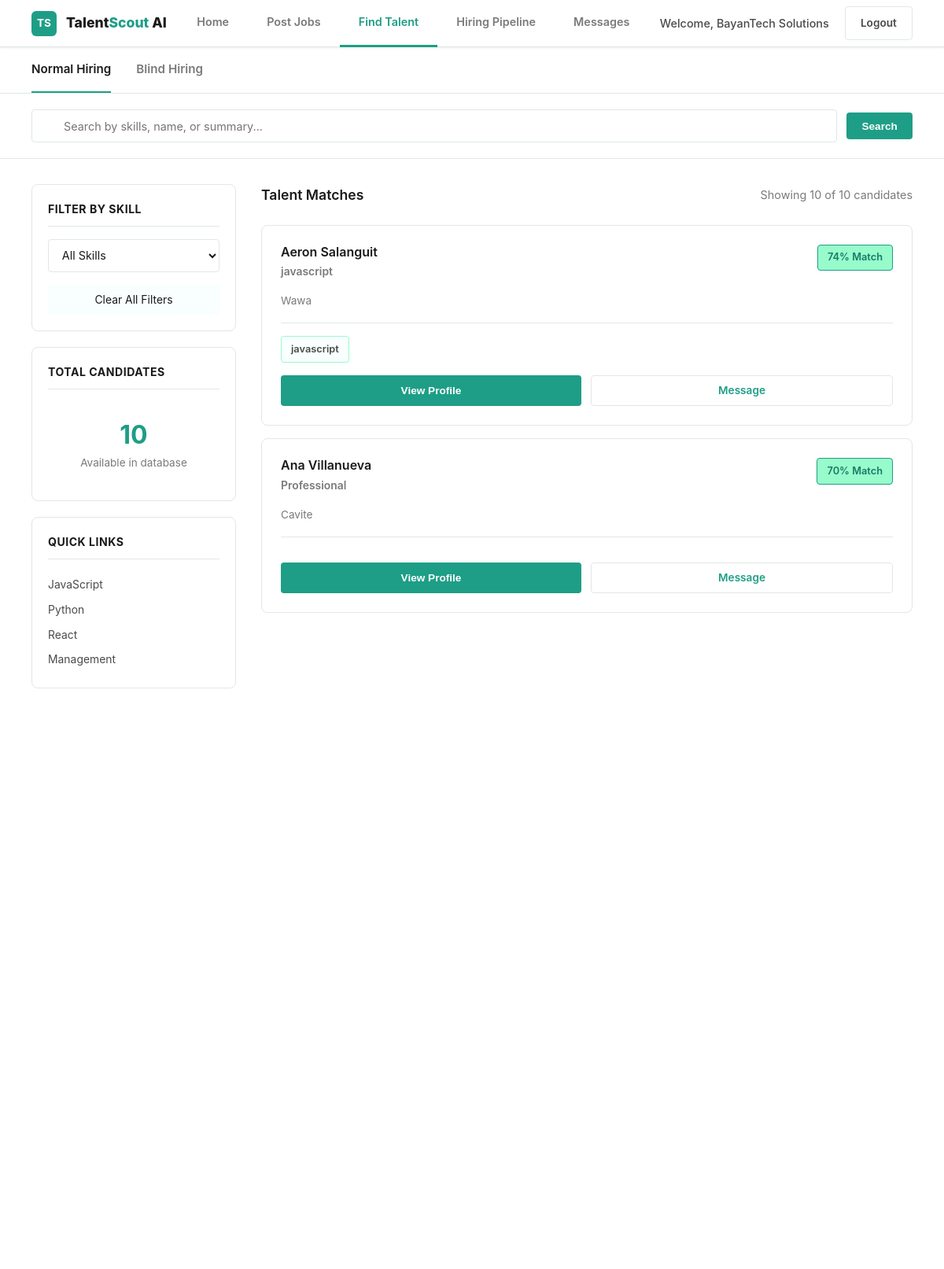
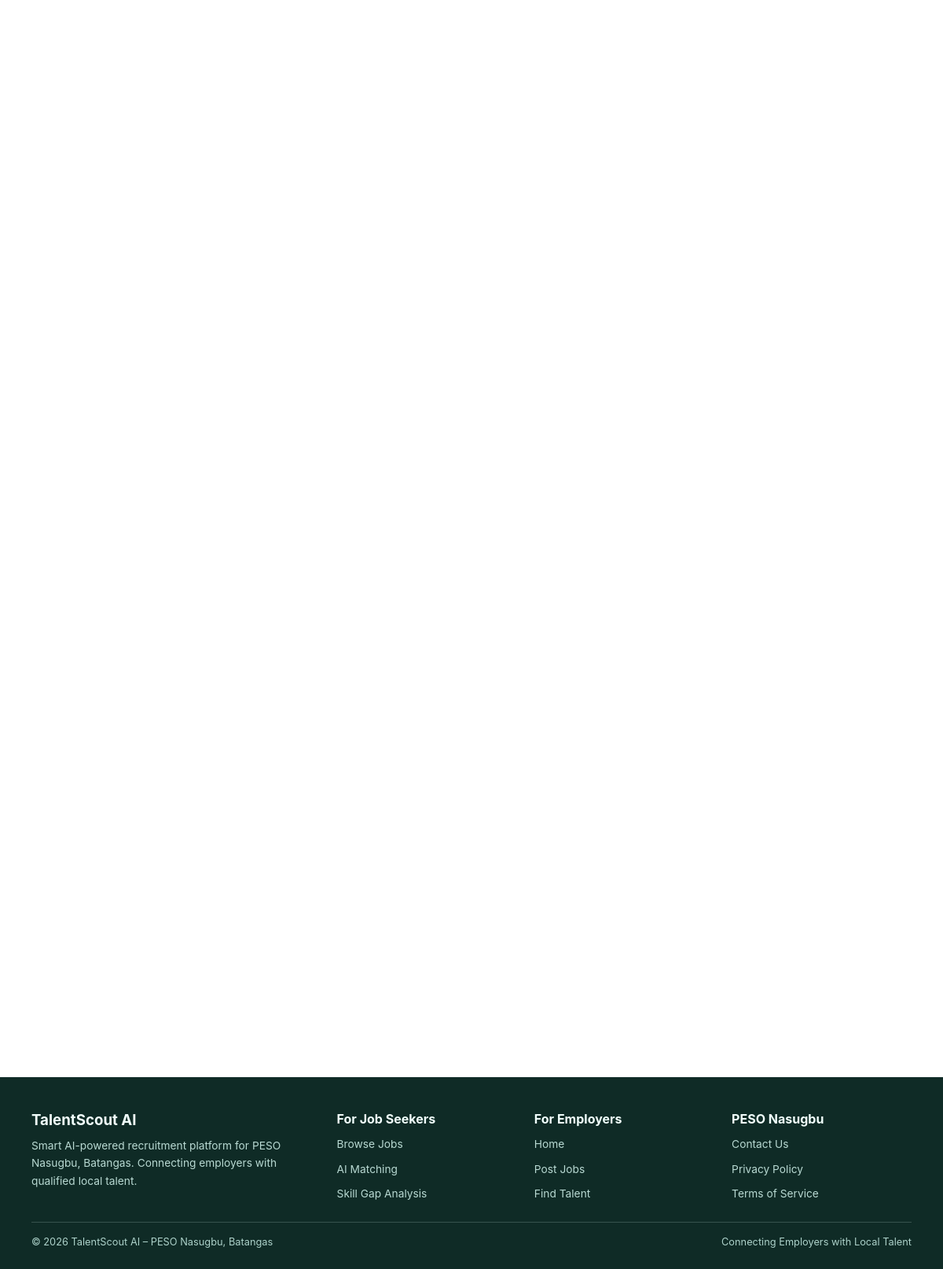
Screenshot of /employers/modules/employee-finder/index.php (signed in) with the database file from the repository (2 pictures, top to bottom).
### tables this page shows
CREATE TABLE `employee` (
  `employee_id` int(11) NOT NULL,
  `first_name` varchar(255) DEFAULT NULL,
  `last_name` varchar(255) DEFAULT NULL,
  `email` varchar(255) DEFAULT NULL,
  `password` varchar(255) DEFAULT NULL,
  `address` varchar(255) DEFAULT NULL,
  `is_active` tinyint(1) DEFAULT NULL
);

### employers/modules/employee-finder/index.php (the view, shortened to what this page needs)
<?php
$conn = getConnection();
$search_query = trim($_GET['search'] ?? '');
$filter_skill = $_GET['skill'] ?? '';
$where_conditions = ["e.is_active = 1"];
$where_clause = implode(" AND ", $where_conditions);
$employees = [];
$sql = "SELECT DISTINCT
  e.employee_id,
  e.first_name,
  e.last_name,
  e.address,
  IFNULL(r.summary, 'No summary provided') as summary,
  IFNULL(r.resume_id, 0) as resume_id
FROM employee e
LEFT JOIN resumes r ON e.employee_id = r.employee_id
WHERE $where_clause
ORDER BY e.first_name ASC";
$stmt = $conn->prepare($sql);
$stmt->execute();
$result = $stmt->get_result();
while ($row = $result->fetch_assoc()) {
  $employees[] = $row;
}
$total_count = 0;
$stmt = $conn->query("SELECT COUNT(*) as cnt FROM employee WHERE is_active = 1");
if ($row = $stmt->fetch_assoc()) {
  $total_count = $row['cnt'];
}
?>
<!DOCTYPE html>
<html lang="en">
<head>
  <link rel="stylesheet" href="../../../styles/global.css">
  <link rel="stylesheet" href="../../../styles/page-layout.css">
</head>
<body>
<nav class="navbar">
  <a href="../../index.php" class="nav-logo">
    <div class="nav-logo-icon">TS</div>
    <span class="nav-logo-text">Talent<span>Scout</span> AI</span>
  </a>
  <ul class="nav-links">
    <li><a href="../../index.php">Home</a></li>
    <li><a href="../post-jobs/">Post Jobs</a></li>
    <li><a href="./" class="active">Find Talent</a></li>
    <li><a href="../applicant-tracking/">Hiring Pipeline</a></li>
    <li><a href="../chat-sms/">Messages</a></li>
  </ul>
  <div class="nav-actions">
    <?php if (isset($_SESSION['employer_id'])): ?>
      <span class="nav-user">Welcome, <?php echo htmlspecialchars($_SESSION['employer_name'] ?? 'Employer'); ?></span>
      <a href="../../logout.php" class="btn btn-outline">Logout</a>
    <?php else: ?>
      <a href="../../login.php" class="btn btn-outline">Login</a>
      <a href="../../signup.php" class="btn btn-primary">Get Started</a>
    <?php endif; ?>
  </div>
</nav>
<div class="sub-navbar">
  <div class="sub-navbar-inner">
    <a class="sub-nav-link active" onclick="switchTab('normal')">
      Normal Hiring
    </a>
    <a class="sub-nav-link" onclick="switchTab('blind')">
      Blind Hiring
    </a>
  </div>
</div>
<div id="normal-tab" class="tab-content active">
  <div class="search-bar-wrap">
    <form method="GET" class="search-bar">
      <div class="search-input-rel">
        <input type="text" name="search" class="input" placeholder="Search by skills, name, or summary..." value="<?php echo htmlspecialchars($search_query); ?>">
      </div>
      <button type="submit" class="btn btn-primary">Search</button>
    </form>
  </div>
  <div class="main-layout">
    <aside>
      <div class="sidebar-card">
        <div class="sidebar-title">Filter by Skill</div>
        <form method="GET">
          <select name="skill" class="select" style="width: 100%; margin-bottom: 1rem;" onchange="this.form.submit()">
            <option value="">All Skills</option>
          </select>
        </form>
        <a href="?" class="filter-item" style="text-decoration: none; color: inherit; display: block; padding: 0.5rem; background: var(--bg-light); border-radius: 4px; text-align: center;">
          Clear All Filters
        </a>
      </div>
      <div class="sidebar-card">
        <div class="sidebar-title">Total Candidates</div>
        <div style="text-align: center; padding: 1rem;">
          <div style="font-size: 2rem; font-weight: 700; color: var(--primary-dark);"><?php echo $total_count; ?></div>
          <div style="font-size: 0.85rem; color: var(--text-light);">Available in database</div>
        </div>
      </div>
      <div class="sidebar-card">
        <div class="sidebar-title">Quick Links</div>
        <a href="?search=JavaScript" class="filter-item" style="text-decoration: none; color: var(--text-mid); display: block; padding: 0.3rem 0;">
          <span>JavaScript</span>
        </a>
        <a href="?search=Python" class="filter-item" style="text-decoration: none; color: var(--text-mid); display: block; padding: 0.3rem 0;">
          <span>Python</span>
        </a>
        <a href="?search=React" class="filter-item" style="text-decoration: none; color: var(--text-mid); display: block; padding: 0.3rem 0;">
          <span>React</span>
        </a>
        <a href="?search=Management" class="filter-item" style="text-decoration: none; color: var(--text-mid); display: block; padding: 0.3rem 0;">
          <span>Management</span>
        </a>
      </div>
    </aside>
    <div>
      <div class="results-header">
        <div class="results-title">Talent Matches</div>
        <div class="results-count">
          <?php if (!empty($search_query) || !empty($filter_skill)): ?>
            Found <?php echo count($employees); ?> candidate(s)
          <?php else: ?>
            Showing <?php echo count($employees); ?> of <?php echo $total_count; ?> candidates
          <?php endif; ?>
        </div>
      </div>
      <?php
        if (count($employees) > 0) {
          foreach ($employees as $emp) {
            $match_score = min(98, 70 + (count($emp['skills']) * 4));
      ?>
      <div class="candidate-card">
        <div class="candidate-header">
          <div class="candidate-info">
            <h3><?php echo htmlspecialchars($emp['first_name'] . ' ' . $emp['last_name']); ?></h3>
            <div class="candidate-role"><?php echo htmlspecialchars(count($emp['skills']) > 0 ? implode(' / ', array_slice($emp['skills'], 0, 2)) : 'Professional'); ?></div>
          </div>
          <div class="match-badge"><?php echo $match_score; ?>% Match</div>
        </div>
        <div class="candidate-meta">
          <span><?php echo htmlspecialchars($emp['address']); ?></span>
        </div>
        <div class="skills-list">
          <?php foreach (array_slice($emp['skills'], 0, 4) as $skill): ?>
            <span class="skill-tag"><?php echo htmlspecialchars($skill); ?></span>
          <?php endforeach; ?>
        </div>
        <div class="action-buttons">
          <button class="btn-small btn-primary-small" onclick="viewProfile(<?php echo $emp['employee_id']; ?>)">View Profile</button>
          <a href="../chat-sms/?employee_id=<?php echo $emp['employee_id']; ?>" class="btn-small btn-outline-small" style="text-decoration: none; display: inline-block;">Message</a>
        </div>
      </div>
      <?php }
        } else {
      ?>
      <div style="text-align: center; color: var(--text-light); padding: 2rem;">
        <p>No candidates available at this time.</p>
      </div>
      <?php } ?>
    </div>
  </div>
</div>
<footer class="footer">
  <div class="footer-inner">
    <div class="footer-top">
      <div class="footer-brand">
        <h3>TalentScout AI</h3>
        <p>Smart AI-powered recruitment platform for PESO Nasugbu, Batangas. Connecting employers with qualified local talent.</p>
      </div>
      <div class="footer-col">
        <h4>For Job Seekers</h4>
        <ul>
          <li><a href="../../employees/">Browse Jobs</a></li>
          <li><a href="../../employees/modules/ai-matching/">AI Matching</a></li>
          <li><a href="../../employees/modules/skill-gap-analysis/">Skill Gap Analysis</a></li>
        </ul>
      </div>
      <div class="footer-col">
        <h4>For Employers</h4>
        <ul>
          <li><a href="../../index.php">Home</a></li>
          <li><a href="../post-jobs/">Post Jobs</a></li>
          <li><a href="./">Find Talent</a></li>
        </ul>
      </div>
      <div class="footer-col">
        <h4>PESO Nasugbu</h4>
        <ul>
          <li><a href="#">Contact Us</a></li>
          <li><a href="#">Privacy Policy</a></li>
          <li><a href="#">Terms of Service</a></li>
        </ul>
      </div>
    </div>
    <div class="footer-bottom">
      <span>© 2026 TalentScout AI – PESO Nasugbu, Batangas</span>
      <span>Connecting Employers with Local Talent</span>
    </div>
  </div>
</footer>
</body>
</html>

### styles/global.css (style rules this page uses)
:root { --nav-height: 60px; --primary-dark: #1e9e86; --primary-mid: #4fbfa4; --primary-light: #98fbcb; --primary-lighter: #d4f7ed; --primary: #d4f7ed; --primary-darker: #157a68; --text-dark: #1a1a1a; --text-mid: #4a4a4a; --text-light: #7a7a7a; --text-muted: #a0a0a0; --bg-light: #f8fffe; --bg-lighter: #eefff9; --border: #e0e8e5; --radius: 8px; --radius-sm: 4px; --shadow-sm: 0 1px 3px rgba(0, 0, 0, 0.08); --shadow: 0 4px 12px rgba(30, 158, 134, 0.15); --shadow-lg: 0 10px 30px rgba(30, 158, 134, 0.2); }
* { margin: 0; padding: 0; box-sizing: border-box; }
html { scroll-behavior: smooth; }
body { font-family: -apple-system, BlinkMacSystemFont, "Segoe UI", Roboto, "Helvetica Neue", Arial, sans-serif; color: var(--text-dark); line-height: 1.6; background: white; transition: background-color 0.3s ease; }
h1, h2, h3, h4, h5, h6 { font-weight: 700; line-height: 1.2; }
a { color: inherit; text-decoration: none; }
.navbar { display: flex; align-items: center; justify-content: space-between; height: var(--nav-height); padding: 0 2.5rem; background: white; border-bottom: 1px solid var(--border); position: sticky; top: 0; z-index: 100; box-shadow: var(--shadow-sm); }
.nav-logo { display: flex; align-items: center; gap: 0.75rem; font-weight: 800; font-size: 1.1rem; color: var(--text-dark); text-decoration: none; }
.nav-logo-icon { width: 32px; height: 32px; background: var(--primary-dark); color: white; border-radius: 6px; display: flex; align-items: center; justify-content: center; font-weight: 700; font-size: 0.85rem; }
.nav-logo-text { display: none; }
@media (min-width: 768px) { .nav-logo-text { display: inline; } }
@media (min-width: 768px) { .nav-logo-text span { color: var(--primary-dark); } }
.nav-links { display: flex; gap: 0; list-style: none; margin: 0 auto; flex: 1; justify-content: center; }
.nav-links li { display: flex; align-items: center; }
.nav-links a { display: flex; align-items: center; padding: 0 1.5rem; height: var(--nav-height); font-weight: 600; font-size: 0.9rem; color: var(--text-light); border-bottom: 3px solid transparent; transition: all 0.25s ease; position: relative; }
.nav-links a.active { color: var(--primary-dark); border-bottom-color: var(--primary-dark); }
.nav-actions { display: flex; gap: 0.75rem; align-items: center; }
.nav-user { font-size: 0.9rem; color: var(--text-mid); font-weight: 500; margin-right: 0.5rem; }
.btn { padding: 0.6rem 1.2rem; border-radius: var(--radius-sm); font-weight: 600; font-size: 0.85rem; cursor: pointer; border: none; text-decoration: none; display: inline-flex; align-items: center; gap: 0.5rem; transition: all 0.25s cubic-bezier(0.4, 0, 0.2, 1); position: relative; }
.btn-primary { background: var(--primary-dark); color: white; }
.btn-outline { background: transparent; color: var(--text-mid); border: 1.5px solid var(--border); transition: all 0.25s ease; }
input[type="text"], input[type="email"], input[type="password"], input[type="number"], input[type="date"], input[type="tel"], .input, textarea, .textarea, select, .select { width: 100%; padding: 0.7rem 0.875rem; border: 1.5px solid var(--border); border-radius: var(--radius-sm); font-size: 0.9rem; font-family: inherit; color: var(--text-dark); background: white; transition: all 0.2s ease; }

### rows the page displays
employee: first_name+last_name "Aeron Salanguit", skills "javascript", match_score "74", address "Wawa", skill "javascript"
employee: first_name+last_name "Ana Villanueva", skills "Professional", match_score "70", address "Cavite"

### other values shown
$_SESSION['employer_name'] "BayanTech Solutions"
$total_count "10"
count($employees) "10"
